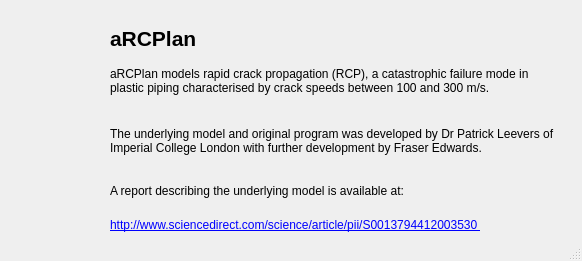
<?xml version="1.0" encoding="UTF-8"?>
<ui version="4.0">
 <class>about</class>
 <widget class="QDialog" name="about">
  <property name="enabled">
   <bool>true</bool>
  </property>
  <property name="geometry">
   <rect>
    <x>0</x>
    <y>0</y>
    <width>582</width>
    <height>261</height>
   </rect>
  </property>
  <property name="sizePolicy">
   <sizepolicy hsizetype="Fixed" vsizetype="Fixed">
    <horstretch>0</horstretch>
    <verstretch>0</verstretch>
   </sizepolicy>
  </property>
  <property name="minimumSize">
   <size>
    <width>582</width>
    <height>261</height>
   </size>
  </property>
  <property name="maximumSize">
   <size>
    <width>582</width>
    <height>261</height>
   </size>
  </property>
  <property name="windowTitle">
   <string>Dialog</string>
  </property>
  <property name="sizeGripEnabled">
   <bool>true</bool>
  </property>
  <widget class="QLabel" name="label">
   <property name="geometry">
    <rect>
     <x>110</x>
     <y>30</y>
     <width>461</width>
     <height>16</height>
    </rect>
   </property>
   <property name="font">
    <font>
     <pointsize>16</pointsize>
     <weight>75</weight>
     <bold>true</bold>
    </font>
   </property>
   <property name="text">
    <string>aRCPlan</string>
   </property>
  </widget>
  <widget class="QLabel" name="label_2">
   <property name="geometry">
    <rect>
     <x>110</x>
     <y>50</y>
     <width>451</width>
     <height>61</height>
    </rect>
   </property>
   <property name="text">
    <string>aRCPlan models rapid crack propagation (RCP), a catastrophic failure mode in plastic piping characterised by crack speeds between 100 and 300 m/s.</string>
   </property>
   <property name="wordWrap">
    <bool>true</bool>
   </property>
  </widget>
  <widget class="QLabel" name="label_3">
   <property name="geometry">
    <rect>
     <x>110</x>
     <y>110</y>
     <width>451</width>
     <height>61</height>
    </rect>
   </property>
   <property name="text">
    <string>The underlying model and original program was developed by Dr Patrick Leevers of Imperial College London with further development by Fraser Edwards. </string>
   </property>
   <property name="wordWrap">
    <bool>true</bool>
   </property>
  </widget>
  <widget class="QLabel" name="label_4">
   <property name="geometry">
    <rect>
     <x>110</x>
     <y>180</y>
     <width>451</width>
     <height>21</height>
    </rect>
   </property>
   <property name="text">
    <string>A report describing the underlying model is available at:</string>
   </property>
   <property name="wordWrap">
    <bool>true</bool>
   </property>
  </widget>
  <widget class="QLabel" name="Hyperlink">
   <property name="geometry">
    <rect>
     <x>110</x>
     <y>210</y>
     <width>441</width>
     <height>31</height>
    </rect>
   </property>
   <property name="text">
    <string>&lt;a href = &quot;http://www.sciencedirect.com/science/article/pii/S0013794412003530&quot;&gt;http://www.sciencedirect.com/science/article/pii/S0013794412003530 &lt;/a&gt;</string>
   </property>
   <property name="textFormat">
    <enum>Qt::RichText</enum>
   </property>
   <property name="wordWrap">
    <bool>true</bool>
   </property>
   <property name="openExternalLinks">
    <bool>true</bool>
   </property>
  </widget>
 </widget>
 <resources/>
 <connections/>
</ui>
